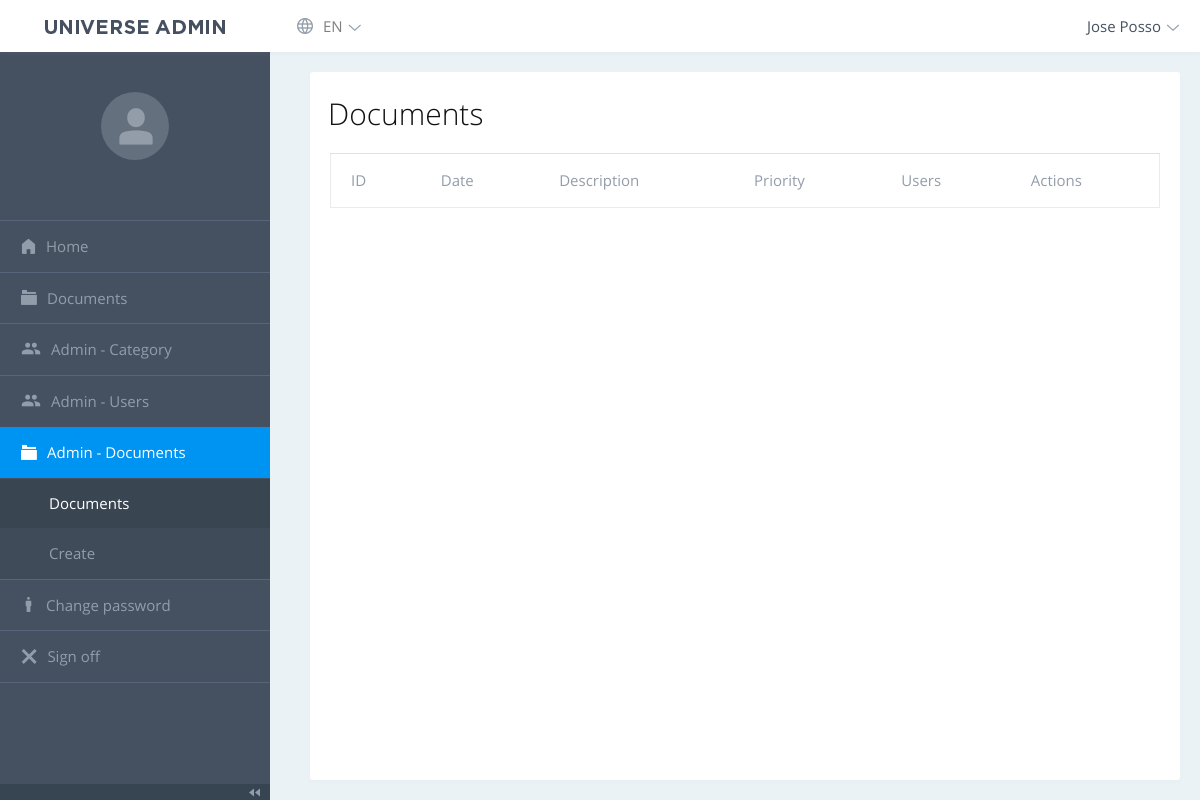
The page /php/dashboard/storage.php (signed in) on the database as committed earlier.
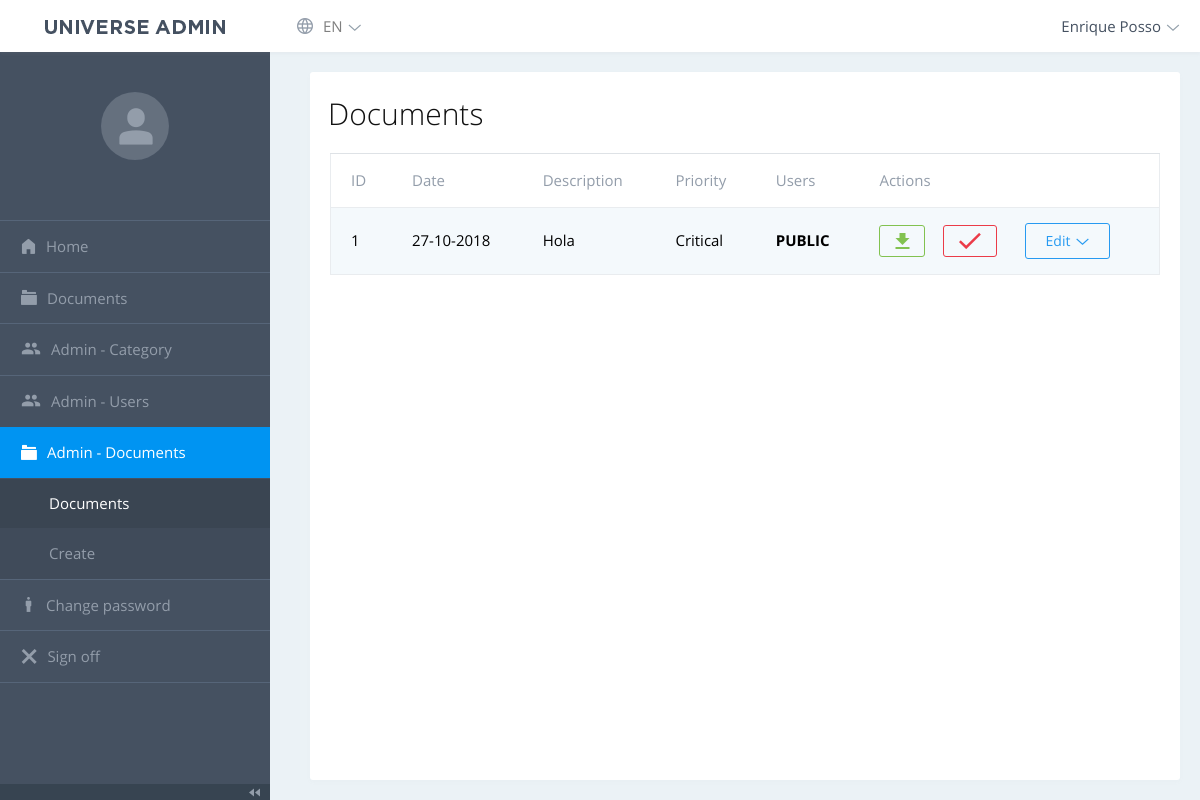
The same page on the database as committed later.
### tables this page shows
CREATE TABLE IF NOT EXISTS `storage` (
  `id` int(11) NOT NULL AUTO_INCREMENT,
  `users_nick` text NOT NULL,
  `description` varchar(50) NOT NULL,
  `file` text NOT NULL,
  `date` datetime NOT NULL DEFAULT CURRENT_TIMESTAMP,
  `priority` enum('Critical','High','Medium','Low') NOT NULL,
  `file_check` enum('Y','N') NOT NULL,
  `type` enum('Private','Public') NOT NULL,
  PRIMARY KEY (`id`)
);

### php/dashboard/storage.php (the view, shortened to what this page needs)
<!DOCTYPE html>
<html lang="es">
<head>
<link rel="stylesheet" href="vendor/datatables/datatables.min.css">
    <link rel="stylesheet" href="fonts/open-sans/style.min.css">
<link rel="stylesheet" href="fonts/universe-admin/style.css">
<link rel="stylesheet" href="fonts/mdi/css/materialdesignicons.min.css">
<link rel="stylesheet" href="fonts/iconfont/style.css">
<link rel="stylesheet" href="vendor/flatpickr/flatpickr.min.css">
<link rel="stylesheet" href="vendor/simplebar/simplebar.css">
<link rel="stylesheet" href="vendor/tagify/tagify.css">
<link rel="stylesheet" href="vendor/tippyjs/tippy.css">
<link rel="stylesheet" href="vendor/select2/css/select2.min.css">
<link rel="stylesheet" href="vendor/bootstrap/css/bootstrap.min.css">
<link rel="stylesheet" href="css/style.min.css" id="stylesheet">
</head>
<body class="js-loading ">
  <div class="navbar navbar-light navbar-expand-lg">
    <?php include("navbar.php"); ?>
  </div>
  <div class="page-wrap">
    <div class="sidebar">
      <?php include("menu.php"); ?>
    </div>
    <div class="page-content">
      <div class="container-fluid container-fh l-2column">
        <div class="m-content">
          <div class="page-content__header">
            <div>
              <h2 class="page-content__header-heading"><?=DOCUMENTS?></h2>
            </div>
          </div>
          <div class="m-datatable">
            <table id="tableStorage" class="table table-striped">
              <thead>
              <tr>
                <th>ID</th>
                <th><?=Date?></th>
                <th><?=Description?></th>
                <th><?=Priority?></th>
                <th><?=USERS?></th>
                <th><?=Actions?></th>
              </tr>
              </thead>
              <tbody>
                <?php
                  require_once("config/connection.php");
                  $query = $mysql->prepare("SELECT * FROM storage ORDER BY id DESC");
                  $query->execute();
                  $result = $query->fetchAll();
                  foreach ($result as $row):
                ?>
                <tr>
                  <td><?=$row['id']?></td>
                  <td><?=date_format(date_create($row['date']), 'd-m-Y')?></td>
                  <td><a href="storage/<?=$row['file']?>"><?=$row['description']?></a></td>
                  <td><?=$row['priority']?></td>
                  <td>
                    <?php
                    if($row['type'] == "Public"){
                      echo "<b>PUBLIC</b>";
                    }elseif($row['type'] == "Private"){
                      echo $row['users_nick'];
                    }
                    ?>
                  </td>
                  <td>
                    <a class="btn btn-outline-success icon-center mr-3" href="storage/<?=$row['file']?>"><span class="btn-icon ua-icon-download"></span></a>
                    <?php if($_SESSION['role'] == "ADMIN"): ?>
                      <a class="btn <?=(($row['file_check'] == 'N') ? 'btn-outline-danger' : 'btn-outline-success')?> icon-center mr-3" href="#" id="val_check_<?=$row['id']?>" onclick="val_check(<?=$row['id']?>);"><span class="btn-icon ua-icon-check"></span></a>
                    <?php endif; ?>
                    <div class="dropdown card-widget-d__dropdown">
                      <button class="btn btn-outline-info dropdown-toggle card-widget-d__control" type="button" data-toggle="dropdown">
                        <?=Edit?>
                      </button>
                    </div>
                  </td>
                </tr>
                <?php endforeach; ?>
              </tbody>
            </table>
          </div>
        </div>
      </div>
    </div>
  </div>
</body>
</html>

### php/dashboard/navbar.php (shortened to what this page needs)
<span class="navbar-brand">
  <a href="/"><img src="img/logo.png" alt="" class="navbar-brand__logo"></a>
</span>
<div class="collapse navbar-collapse" id="navbar-collapse">
  <div class="navbar__menu">
    <ul class="navbar-nav">
      <li class="nav-item dropdown navbar__menu-item">
        <a class="nav-link dropdown-toggle" href="#" data-toggle="dropdown" aria-expanded="false">
          <span class="iconfont-globe dropdown-item__icon"></span> <?=LANG?>
        </a>
      </li>
    </ul>
  </div>
  <div class="dropdown navbar-dropdown">
    <a class="dropdown-toggle navbar-dropdown-toggle navbar-dropdown-toggle__user" data-toggle="dropdown" href="#">
      <span class="navbar-dropdown__user-name"><?=$_SESSION['full_name']?></span>
    </a>
  </div>
</div>

Rows that differ between the two databases and show on the page:
added storage: id "1", date "27-10-2018", description "Hola", priority "Critical", type "PUBLIC"
Other text that changed with them:
$_SESSION['full_name']: "Jose Posso" → "Enrique Posso"
